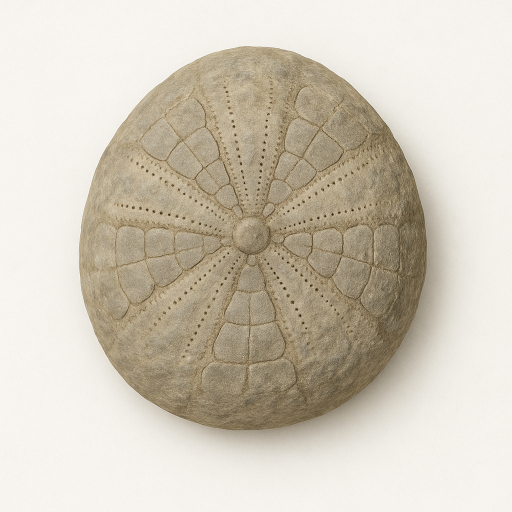
#> input picture images/thumbnails/Heterobrissus_montesii.png, 1024 x 1024 px, found by its file name (shown at 1/2 size); its folder holds only this picture in this run
$ python taxon-art-cutouts.py ../images/thumbnails/Heterobrissus_montesii.png
#> lines starting #> are read from the running program, lines starting #| are printed output that depends on the picture; after the words box and inside, x2 and y2 are one past the last pixel; in counts of white or black regions, pixels touching at a corner belong together
"""Cut-out copies of the taxon illustrations, their beige ground made transparent.

The illustrations are painted on #E5D2B1. The pages set them on a plate of their own
colour (var(--art-plate)): that beige in the light theme, a dark one in the dark, so
the ground has to come out of the image. Writes images/thumbnails/cutout/<name>.webp
and <name>_thumb.webp; the originals are left as they are.

usage: .venv/bin/python pyscripts/taxon-art-cutouts.py [name.jpg ...]   (default: all)
"""
import sys
from pathlib import Path

import numpy as np
from PIL import Image, ImageDraw, ImageFilter

SRC = Path("images/thumbnails")
OUT = SRC / "cutout"
GROUND = np.array([229, 210, 177], float)   # #E5D2B1
LO, HI = 12, 42      # colour distance: fully ground below LO, fully art above HI
FULL, THUMB = 800, 300
QUALITY = 82


def cut_out(path: Path) -> Image.Image:
    im = Image.open(path).convert("RGB")
#> im is the input picture: PIL image 1024x1024 RGB; mean R, G, B 208.3, 200.3, 185.8
    rgb = np.asarray(im, float)
    dist = np.sqrt(((rgb - GROUND) ** 2).sum(-1))
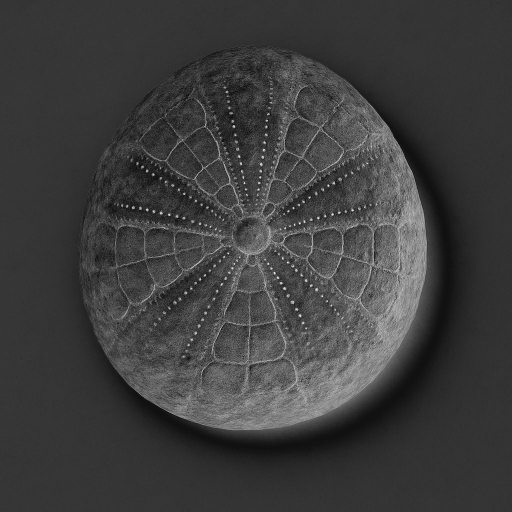
#> dist: shape (1024, 1024) float64 (shown at 1/2 size); min 2.24, max 335.5, mean 83.4; drawn with min black and max white
    # Only ground reachable from the edge goes: beige inside a shell or a bone stays.
    near = Image.fromarray(np.where(dist < HI, 255, 0).astype("uint8"))
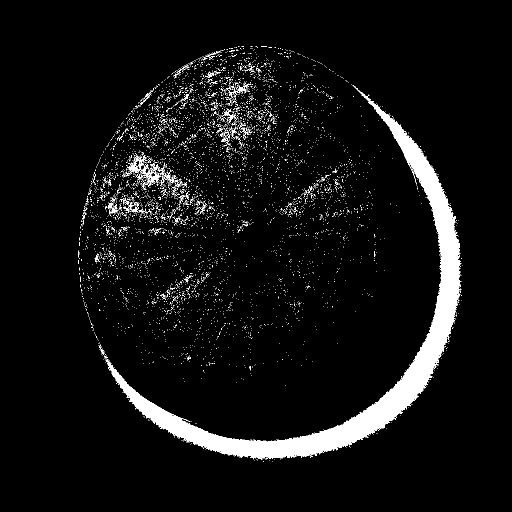
#> near: PIL image 1024x1024 L (shown at 1/2 size); 5.8% white; 6248 white regions (6177 under 20 px), largest, box (x1, y1, x2, y2) and area: (213, 170, 923, 919) 45397, (282, 330, 322, 372) 416, (256, 311, 293, 345) 394
    framed = Image.new("L", (im.width + 2, im.height + 2), 255)
#> framed: PIL image 1026x1026 L; every value is 255
    framed.paste(near, (1, 1))
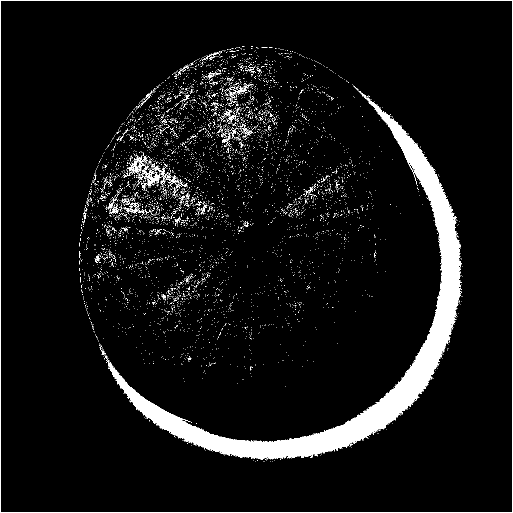
#> framed: PIL image 1026x1026 L (shown at 1/2 size); 6.1% white; 6249 white regions (6177 under 20 px), largest, box (x1, y1, x2, y2) and area: (214, 171, 924, 920) 45397, (0, 0, 1026, 1026) 4100, (283, 331, 323, 373) 416
    ImageDraw.floodfill(framed, (0, 0), 128)
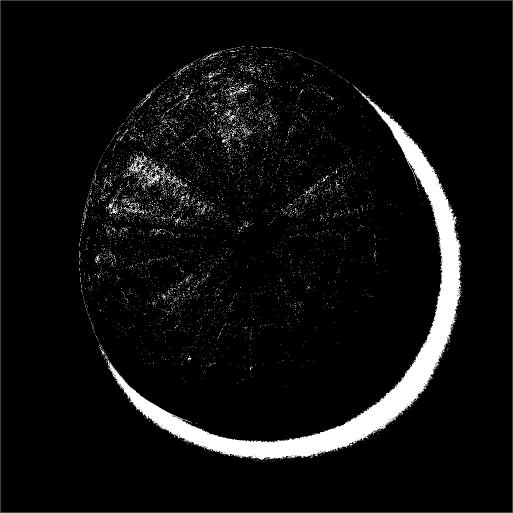
#> framed: PIL image 1026x1026 L (shown at 1/2 size); min 0, max 255, mean 15.1
    ground = np.asarray(framed)[1:-1, 1:-1] == 128
#> ground: shape (1024, 1024) bool; every value is 0
    alpha = np.ones(dist.shape)
    alpha[ground] = np.clip((dist[ground] - LO) / (HI - LO), 0, 1)
#> alpha: shape (1024, 1024) float64; every value is 1
    # Paper grain leaves specks in the matte; a median pass takes them out.
    matte = Image.fromarray((alpha * 255).astype("uint8")).filter(ImageFilter.MedianFilter(5)).filter(ImageFilter.GaussianBlur(0.7))
#> matte: PIL image 1024x1024 L; every value is 255
    a = np.asarray(matte, float)[..., None] / 255
    # The beige taken out of the half-transparent edge too, so a painted shadow is a
    # dark veil on any plate rather than a beige halo.
    clean = np.where(a > 0.02, (rgb - (1 - a) * GROUND) / np.maximum(a, 0.02), rgb)
    out = Image.fromarray(np.clip(clean, 0, 255).astype("uint8"))
    out.putalpha(matte)
    return out


def main(names):
    OUT.mkdir(exist_ok=True)
    for path in names:
        out = cut_out(path)
        full = out.copy()
        full.thumbnail((FULL, FULL))
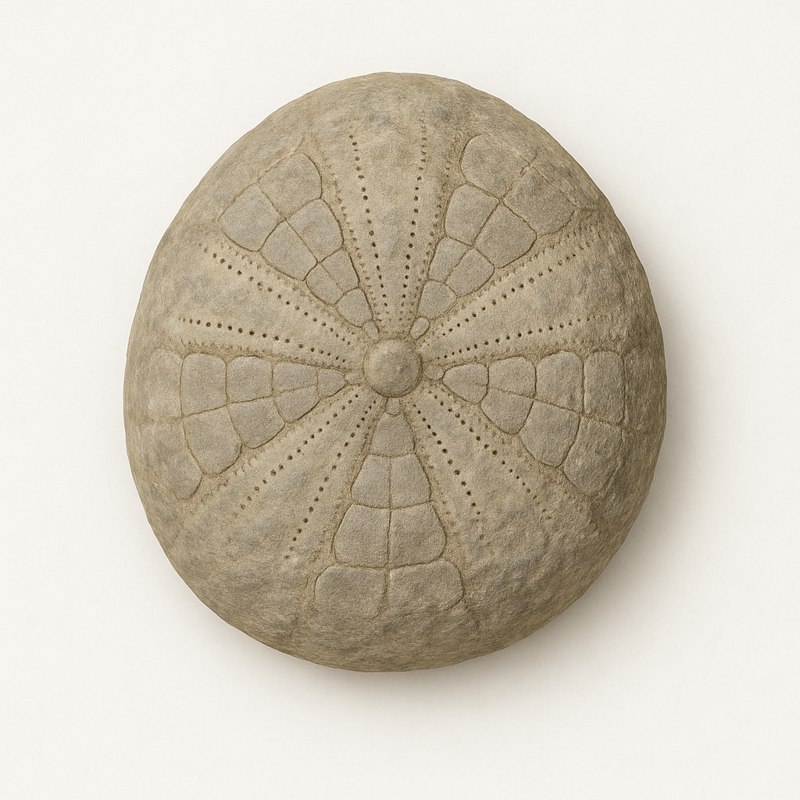
#> full: PIL image 800x800 RGBA; mean R, G, B, A 208.3, 200.3, 185.8, 255
        full.save(OUT / f"{path.stem}.webp", "WEBP", quality=QUALITY, method=6)
        out.thumbnail((THUMB, THUMB * 2))
#> out: PIL image 300x300 RGBA
        out.save(OUT / f"{path.stem}_thumb.webp", "WEBP", quality=QUALITY, method=6)
        print(f"✔ {path.stem}")


if __name__ == "__main__":
    args = [SRC / a for a in sys.argv[1:]] or sorted(SRC.glob("*.jpg"))
    main(args)

$ run again, on images/thumbnails/Αυτοβράγχια2.png
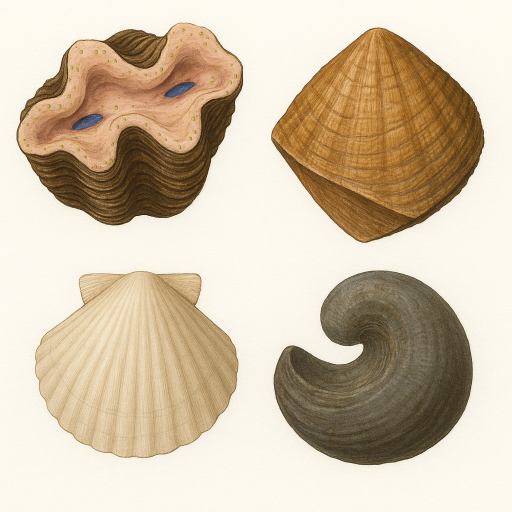
#> input picture images/thumbnails/Αυτοβράγχια2.png, 1024 x 1024 px, found by its file name (shown at 1/2 size)
#> in cut_out, im is the input picture: PIL image 1024x1024 RGB; mean R, G, B 207.8, 191.3, 167.9
#> in cut_out, `near = Image.fromarray(np.where(dist < HI, 255, 0).astype("uint8"))`:
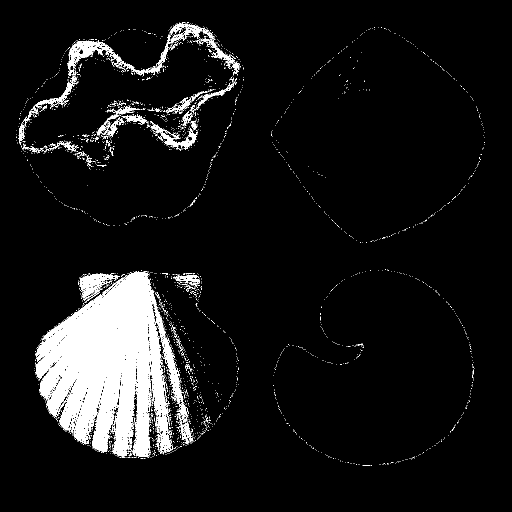
#> near: PIL image 1024x1024 L (shown at 1/2 size); 7.9% white; 2818 white regions (2752 under 20 px), largest, box (x1, y1, x2, y2) and area: (71, 544, 375, 914) 62726, (135, 81, 270, 152) 2222, (270, 47, 431, 152) 1773
#> ground: shape (1024, 1024) bool; every value is 0
#> alpha: shape (1024, 1024) float64; every value is 1
#> matte: PIL image 1024x1024 L; every value is 255
#> in main, `full.thumbnail((FULL, FULL))`:
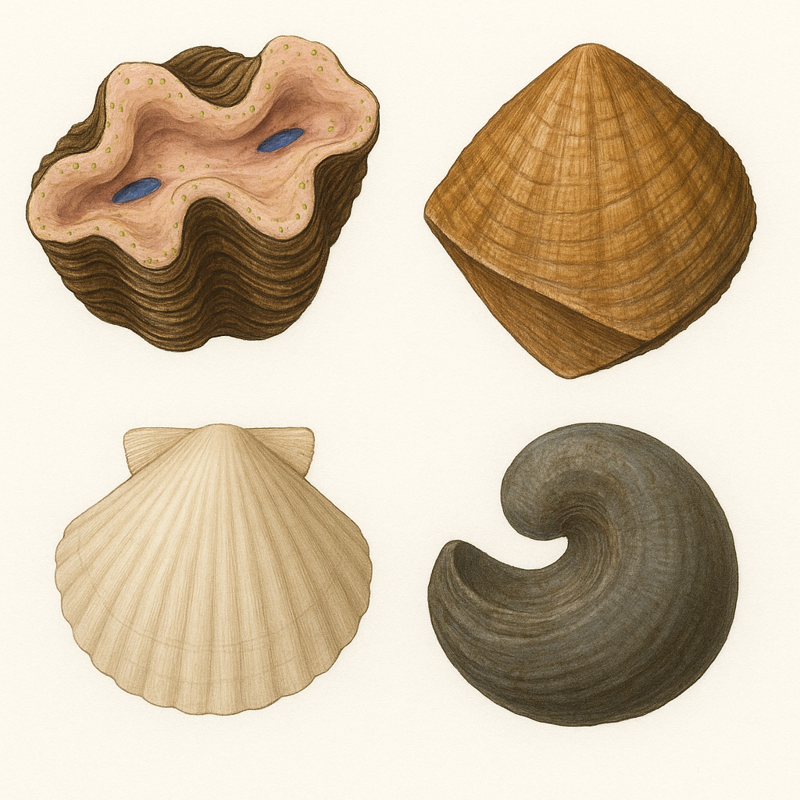
#> full: PIL image 800x800 RGBA; mean R, G, B, A 207.8, 191.3, 167.9, 255
